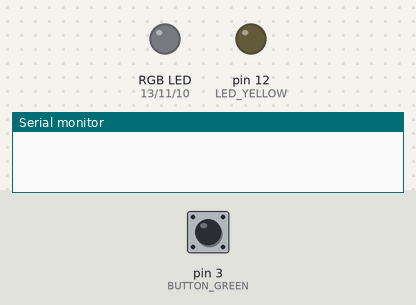
A sketch run on a simulated Arduino Uno, built with avr-gcc and run on an emulated ATmega328P. Shown: an RGB LED mixed from three pins (HIGH = lit), output pins drawn as LEDs (lit = HIGH), the last lines printed to the serial monitor. The inputs (shaded band) are chosen by the test bench; at power-on: pin 3 (BUTTON_GREEN) LOW.

Above: at 1.2 s.
1.3 s: pin 3 (BUTTON_GREEN) pulled HIGH for 0.15 s
At 2.0 s:
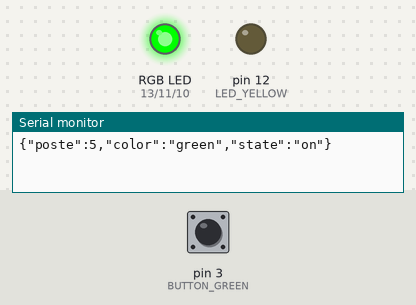
2.9 s: pin 3 (BUTTON_GREEN) pulled HIGH for 1 s
At 3.3 s:
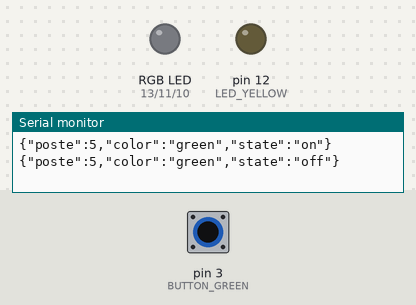
5.4 s: pin 3 (BUTTON_GREEN) pulled HIGH for 3.2 s
At 6.4 s:
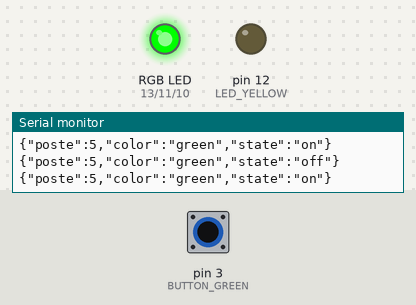
Timing chart, 0 to 8.4 s (numbered marks = the images above; inputs shaded):
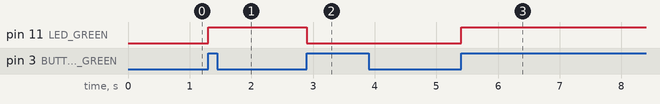

Measured:
- after the input at 1.3 s, pin 11 (LED_GREEN): LOW → HIGH at once
- after the input at 2.9 s, pin 11 (LED_GREEN): HIGH → LOW at once
- after the input at 5.4 s, pin 11 (LED_GREEN): LOW → HIGH at once

The sketch:

manuel.ino
```cpp
#include <ArduinoJson.h>
#include <Wire.h>
#include "rgb_lcd.h"
rgb_lcd lcd;

const unsigned int POSTE = 5;             // numéro du poste, à modifier

const unsigned int BUTTON_BLUE = 2;       // pin bouton bleu
const unsigned int LED_BLUE = 10;         // pin led bleue
bool state_blue = false;                  // état de la led bleu
bool pressed_blue = false;                // état du bouton bleu (pressé ou non) afin d'eviter le changement d'etat de la led si on reste appuyé

const unsigned int BUTTON_GREEN = 3;
const unsigned int LED_GREEN = 11;
bool state_green = false;
bool pressed_green = false;

const unsigned int BUTTON_YELLOW = 4;
const unsigned int LED_YELLOW = 12;
bool state_yellow = false;
bool pressed_yellow = false;

const unsigned int BUTTON_RED = 5;
const unsigned int LED_RED = 13;
bool state_red = false;
bool pressed_red = false;

const unsigned int BUTTON_WAIT = 100;     // délai (en ms) d'attente avant le prochain check du bouton (minimum 100)

void setup() {
  Serial.begin(9600);

  pinMode(BUTTON_BLUE, INPUT);
  pinMode(LED_BLUE, OUTPUT);
  digitalWrite(LED_BLUE, LOW);

  pinMode(BUTTON_GREEN, INPUT);
  pinMode(LED_GREEN, OUTPUT);
  digitalWrite(LED_GREEN, LOW);

  pinMode(BUTTON_YELLOW, INPUT);
  pinMode(LED_YELLOW, OUTPUT);
  digitalWrite(LED_YELLOW, LOW);

  pinMode(BUTTON_RED, INPUT);
  pinMode(LED_RED, OUTPUT);
  digitalWrite(LED_RED, LOW);

  // affichage texte sur ecran lcd pour le poste 3
  if (POSTE == 3){
    lcd.begin(11, 2);
    lcd.print("  BACHELOR IA");
  }
}

// affiche des données sur le port serial en format json
void send_json(String color, String state){
  const size_t CAPACITY = JSON_ARRAY_SIZE(6);
  StaticJsonDocument<CAPACITY> doc;
  doc["poste"] = POSTE;
  doc["color"] = color;
  doc["state"] = state;
  serializeJson(doc, Serial);
  Serial.println("");
}


void action_blue(){
  // si le bouton est pressé
  if (digitalRead(BUTTON_BLUE)){
    // si il n'etait pas deja pressé
    if (!pressed_blue){
      // si la led est eteinte
      if (!state_blue) {
        // allume la led et envoie les donnees
        digitalWrite(LED_BLUE, HIGH);
        send_json("blue", "on");
        state_blue = true;
      } else {
        // sinon eteint la led et envoie les donnees
        digitalWrite(LED_BLUE, LOW);
        send_json("blue", "off");
        state_blue = false;
        }
      // delai avant la prochaine verification pour le bouton
      delay(BUTTON_WAIT);
      pressed_blue = true;
    }
  } else {pressed_blue = false;}
}

void action_green(){
  if (digitalRead(BUTTON_GREEN)){
    if (!pressed_green){
        if (!state_green) {
          digitalWrite(LED_GREEN, HIGH);
          send_json("green", "on");
          state_green = true;
        } else {
          digitalWrite(LED_GREEN, LOW);
          send_json("green", "off");
          state_green = false;
          }
       delay(BUTTON_WAIT);
       pressed_green = true;
    }
  } else {pressed_green = false;}
}

void action_yellow(){
  if (digitalRead(BUTTON_YELLOW)){
    if (!pressed_yellow){
        if (!state_yellow) {
          digitalWrite(LED_YELLOW, HIGH);
          send_json("yellow", "on");
          state_yellow = true;
        } else {
          digitalWrite(LED_YELLOW, LOW);
          send_json("yellow", "off");
          state_yellow = false;
          }
       delay(BUTTON_WAIT);
       pressed_yellow = true;
    }
  } else {pressed_yellow = false;}
}

void action_red(){
  if (digitalRead(BUTTON_RED)){
    if (!pressed_red){
        if (!state_red) {
          digitalWrite(LED_RED, HIGH);
          send_json("red", "on");
          state_red = true;
        } else {
          digitalWrite(LED_RED, LOW);
          send_json("red", "off");
          state_red = false;
          }
       delay(BUTTON_WAIT);
       pressed_red = true;
    }
  } else {pressed_red = false;}
}

// lit les donnees envoyées depuis le pc et effectue le changement d'etat des leds
void read_data(){
  if (Serial.available() > 0){
    String str = Serial.readString();
    if (str[1] == 'B'){
      if (str[2] == 'A'){
        digitalWrite(LED_BLUE, HIGH);
      } else {
        digitalWrite(LED_BLUE, LOW);
      }
    } else {
      if (str[2] == 'A'){
        digitalWrite(LED_RED, HIGH);
      } else {
        digitalWrite(LED_RED, LOW);
      }
    }
  }
}

// commenter / décommenter pour activer / desactiver l'action des boutons sur les leds
void loop() {
  //action_blue();
  action_green();
  //action_yellow();
  //action_red();
  read_data();
}
```
